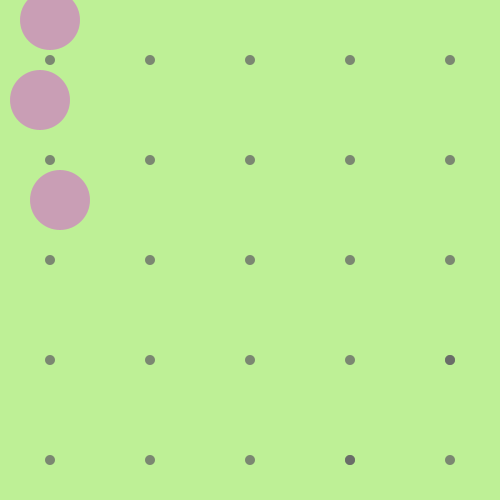
Frame 1 (no input)
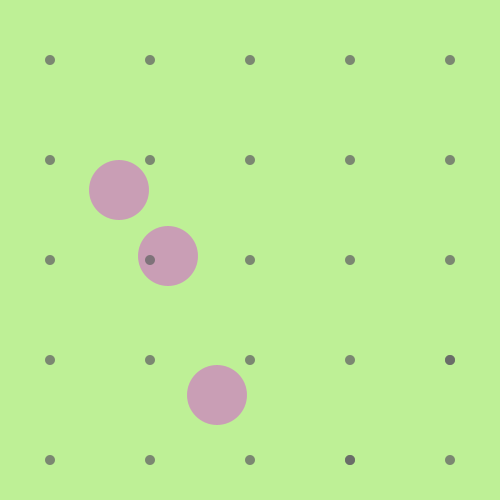
Frame 60 (the mouse pressed at the canvas centre just before this capture)
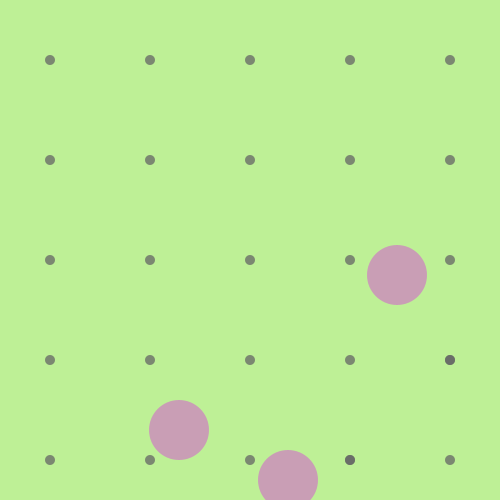
Frame 120 (the mouse held since frame 60 and released just before this capture)

The Processing sketch that drew these frames (run headless with seeded random() and noise(); from frame 60 on, the mouse is pressed at the canvas centre):

// Processing sketch: processing_71373
// ── processing_71373.pde

int radius; 
float posX; 
float posY;
int posX2; 
int posY2; 
int posX3; 
int posY3; 
int x; 
int y; 
float plX; 
float plY;
int R; 
int plX2; 
int plY2; 
int plX3; 
int plY3; 
void setup(){ 
  
  posX = 50; 
  posY = 20; 
  posX2= 40; 
  posY2= 100; 
  posX3= 60; 
  posY3= 200; 
  x = 50; 
  y = 60; 
  radius = 5; 
  plX = 2;
  plY = 4;
  plX2= 3; 
  plY2= 5; 
  plX3= 1; 
  plY3= 10; // different speeds and directions for the three balls 
  R = 15;  // radius of bouncing balls 
  size (500, 500); 
  smooth(); 
  ellipseMode(RADIUS); 
} 

void draw(){ 
 
  background (190, 240, 150); 
  fill(220, 30, 230, 100); 
  noStroke(); 
  ellipse(posX, posY, 30, 30); 
  ellipse(posX2, posY2, 30, 30); 
  ellipse(posX3, posY3, 30, 30); // three bouncing balls 
 
  
  posX+= plX; //make balls move 
  posY+= plY;  
  
  posX2+= plX2; 
  posY2+= plY2; 
  
  posX3+= plX3; 
  posY3+= plY3; 

  if ((posX >= width- R ) || (posX <= 0 + R)) { //within width 
    plX *= -1;
  }
  if ((posY >= width- R)|| (posY <= 0 + R)) {// within height (sq w.e)
    plY*= -1;
  }
  
    if ((posX2 >= width- R ) || (posX2 <= 0 + R)) { //within width 
    plX2 *= -1;
  }
  if ((posY2 >= width- R)|| (posY2 <= 0 + R)) {// within height (sq w.e)
    plY2*= -1;
  }
  
    if ((posX3 >= width- R ) || (posX3 <= 0 + R)) { //within width 
    plX3 *= -1;
  }
  if ((posY3 >= width- R)|| (posY3 <= 0 + R)) {// within height (sq w.e)
    plY3*= -1;
  }
    float d = dist(mouseX, mouseY, x, y); 
  if (d < radius) { 
    frameRate(10); 
    radius++; 
    fill(255, 0, 200, 23);
    fill(random(255), random(255), random(255), random(255)); 
    ellipse(posX, posY, 30, 30); 
    ellipse(posX2, posY2, 30, 30); 
    ellipse(posX3, posY3, 30, 30); 
  } else{ 
    frameRate(60); 
    fill(208, 208, 208, 32); 
  
  } 
  fill(100, 100, 100, 190); 
  ellipse(x, y, radius, radius); 
  ellipse(x+100, y, radius, radius); 
  ellipse(x+200, y, radius, radius); 
  ellipse(x+300, y, radius, radius); 
  ellipse(x+400, y, radius, radius); 
  ellipse(x, y+100, radius, radius); 
  ellipse(x, y+200, radius, radius); 
  ellipse(x, y+300, radius, radius); 
  ellipse(x, y+400, radius, radius); 
  ellipse(x+100, y+100, radius, radius); 
  ellipse(x+200, y+200, radius, radius); 
  ellipse(x+300, y+300, radius, radius); 
  ellipse(x+400, y+400, radius, radius); 
  ellipse(x+100, y+200, radius, radius); 
  ellipse(x+100, y+300, radius, radius); 
  ellipse(x+200, y+100, radius, radius); 
  ellipse(x+200, y+300, radius, radius); 
  ellipse(x+100, y+400, radius, radius); 
  ellipse(x+300, y+100, radius, radius); 
  ellipse(x+300, y+400, radius, radius); 
  ellipse(x+200, y+400, radius, radius); 
  ellipse(x+300, y+400, radius, radius); 
  ellipse(x+400, y+300, radius, radius);
  ellipse(x+400, y+200, radius, radius); 
  ellipse(x+400, y+300, radius, radius); 
  ellipse(x+400, y+100, radius, radius); 
  ellipse(x+300, y+200, radius, radius); 
  
  
  
   if (keyPressed == true) { 
    if (key == CODED) { 
      if (keyCode == UP) { 
        fill(0);
        ellipse(posX, posY, 40, 40); 
      } 
      if (keyCode == DOWN) { 
       fill(255); 
       ellipse(posX2, posY2, 40, 40); 
      } 
      if (keyCode == CONTROL) { 
       fill(50); 
       ellipse(posX3, posY3, 40, 40); 
      } 
    }
        
  } 
}
